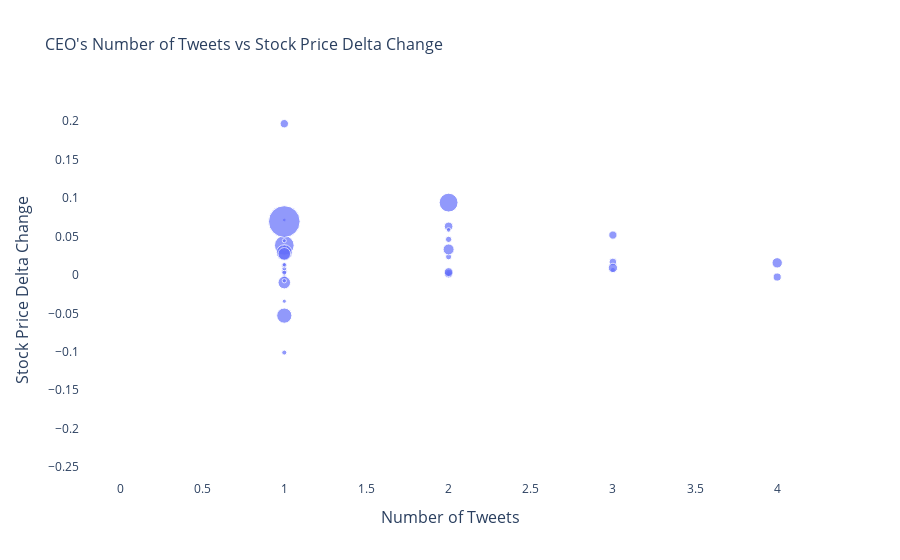

The notebook cell this image was saved under:
### Code cell
fig = go.Figure()
_ = fig.add_trace(go.Scatter(
    x= df_stock_tweets["Agg_count"],
    y= df_stock_tweets['Price_delta'],
    mode="markers",
    marker={"size": df_stock_tweets['Agg_favorite'], "sizemode": "area",
                                    "sizeref": 2*max(df_stock_tweets['Agg_favorite']/1000)},
    hovertemplate= "Polarity of Tweets: %{x:.1f}<br>" +
    "Stock Price Change: %{y:.1f}<br>" +
    "Number of Likes: %{marker.size:,}" +
    "<extra></extra>"
))
fig.update_layout(
    plot_bgcolor="white",
    # hovermode="x",
    xaxis={"title": {"text": "Number of Tweets", "font": {"size": 16}}},
    yaxis={"title": {"text": "Stock Price Delta Change", "font": {"size": 16}}},
    title={'text': "CEO's Number of Tweets vs Stock Price Delta Change", "font": {"size": 16}}
)
fig.show()

### Figure 1 — Plotly figure (JSON) as saved in the notebook; plotly's stock layout.template omitted (floating-point values rounded to 4 significant figures)
{"data": [{"hovertemplate": "Polarity of Tweets: %{x:.1f}<br>Stock Price Change: %{y:.1f}<br>Number of Likes: %{marker.size:,}<extra></extra>", "marker": {"size": [0, 0, 5175, 4555, 29227, 876, 2128, 0, 0, 0, 0, 0, 0, 0, 17483, 0, 0, 0, 0, 1208, 0, 2340, 0, 0, 0, 1655, 4976, 1716, 0, 0, 0, 5628, 0, 0, 0, 0, 0, 0, 0, 8119, 0, 1840, 1864, 19063, 0, 2056, 0, 0, 0, 0, 5953, 0, 0, 0, 2759, 6548, 0, 0, 3006, 11954, 0, 0, 0, 5329, 0, 9091, 0, 5637, 0, 0, 998, 11979, 0, 1912, 0, 0, 1396, 0, 1292, 0, 1609, 2191, 75509, 0, 0, 0, 0, 26937, 1320, 0], "sizemode": "area", "sizeref": 151.0}, "mode": "markers", "type": "scatter", "x": [1, 0, 3, 3, 1, 2, 2, 0, 0, 0, 0, 0, 0, 0, 1, 0, 0, 0, 0, 1, 1, 1, 0, 0, 0, 1, 4, 1, 0, 0, 0, 2, 0, 0, 0, 2, 0, 0, 0, 4, 0, 1, 1, 1, 0, 3, 0, 1, 0, 0, 2, 0, 0, 0, 2, 3, 1, 0, 2, 1, 0, 0, 0, 1, 0, 2, 0, 2, 0, 0, 1, 1, 0, 1, 2, 0, 1, 0, 1, 0, 2, 1, 1, 0, 0, 0, 0, 2, 1, 0], "y": [null, 0.00376, 0.0519, 0.01683, 0.0384, 0.0001196, 0.002017, 0.006341, -0.02654, 0.02505, -0.006443, -0.003709, 0.02466, -0.008682, -0.05298, -0.03497, 0.03979, -0.02652, 0.0116, 0.0445, 0.003743, 0.004631, -0.01716, 0.01839, 0.03245, 0.00822, -0.002786, -0.002905, 0.002017, 0.03307, 0.001624, 0.001692, -0.03177, 0.0115, 0.002546, 0.01938, 0.001982, 0.004273, -0.05011, 0.01574, 0.02147, 0.002905, 0.03546, 0.029, -0.02358, 0.006409, -0.009964, -0.0004444, 0.01078, -0.001606, 0.003691, 0.01856, -0.01388, 0.01102, 0.02355, 0.00916, 0.01237, 0.04223, 0.04628, -0.009981, 0.002615, 0.04819, 0.0268, 0.1968, -0.01099, 0.03321, 0.06696, 0.06317, 0.1617, -0.06253, 0.07154, 0.02743, -0.01336, -0.1011, -0.2383, 0.07597, -0.007588, -0.05142, -0.03423, 0.07065, 0.05859, 0.0126, 0.06952, 0.03386, -0.08176, 0.01191, -0.05824, 0.09412, 0.01328, -0.08504]}], "layout": {"autosize": true, "plot_bgcolor": "white", "title": {"font": {"size": 16}, "text": "CEO's Number of Tweets vs Stock Price Delta Change"}, "xaxis": {"autorange": true, "range": [-0.251, 4.274], "title": {"font": {"size": 16}, "text": "Number of Tweets"}, "type": "linear"}, "yaxis": {"autorange": true, "range": [-0.2721, 0.2355], "title": {"font": {"size": 16}, "text": "Stock Price Delta Change"}, "type": "linear"}}}
